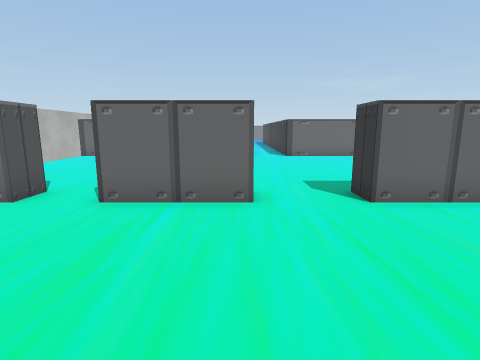
[1] (above)

18 first-person views from a walk through a scene from a Unity 3-D project. The camera is 1.4 m above the floor, tilts 10° down and sees 80° across. The floor is counted in squares, 1 m on a side. Each view is taken from the middle of a square. On the plan, view 1 faces up. The plan holds only what a view shows up to about 14 squares ahead; the rest is blank. The place goes on beyond the plan. The player character is not drawn. Some animated figures are left out. Some surface patterns are stand-ins.

[2]
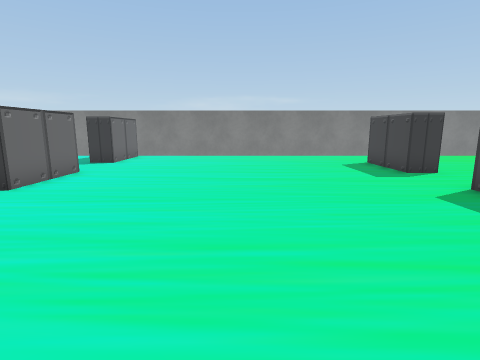

[3]
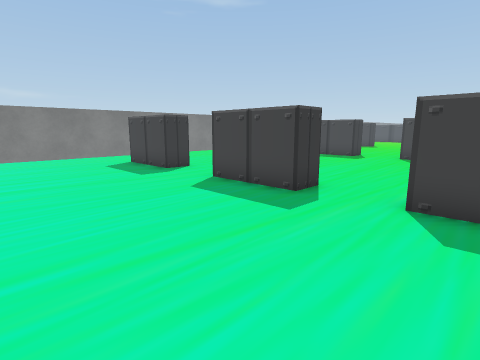

[4]
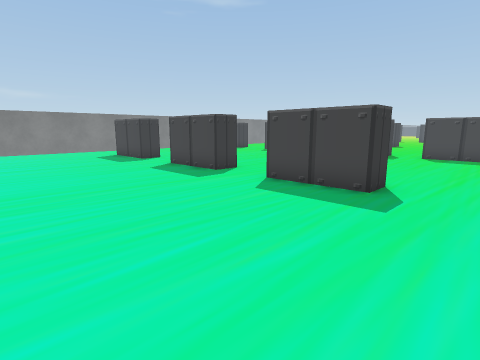

[5]
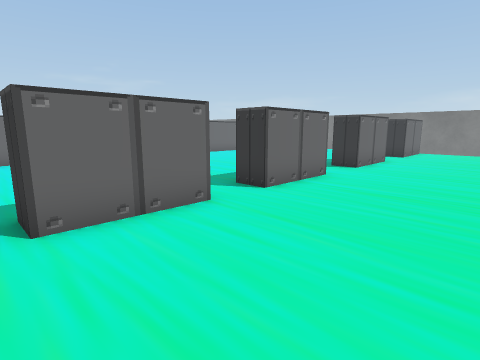

[6]
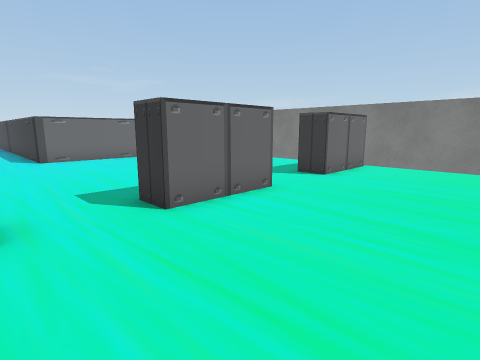

[7]
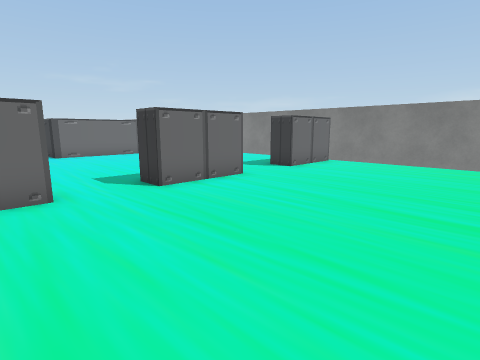

[8]
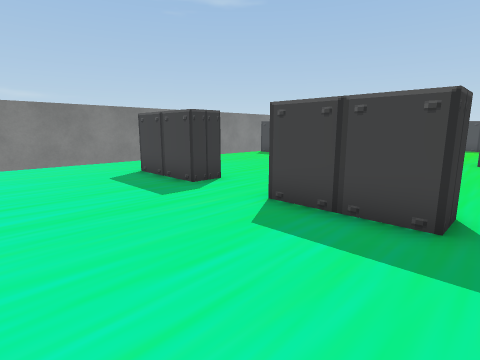

[9]
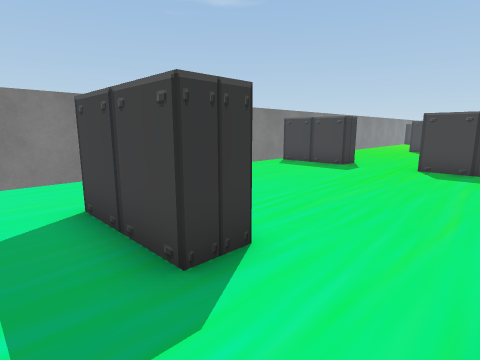

[10]
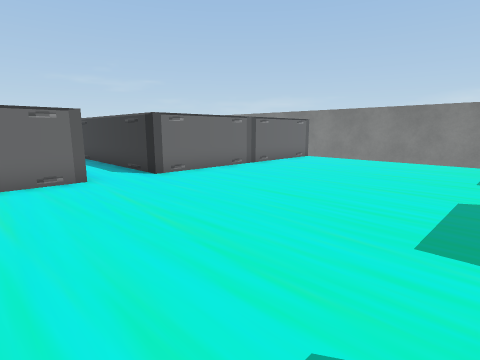

[11]
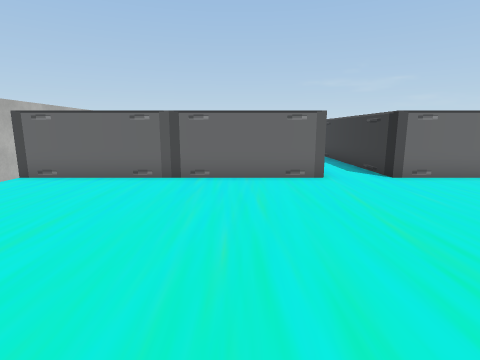

[12]
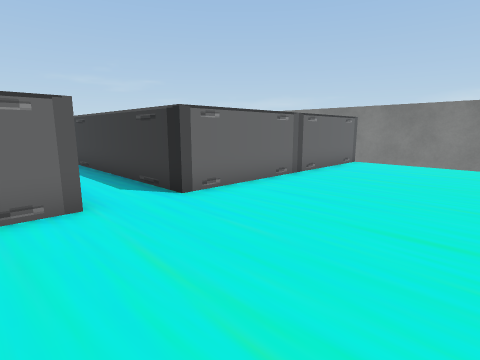

[13]
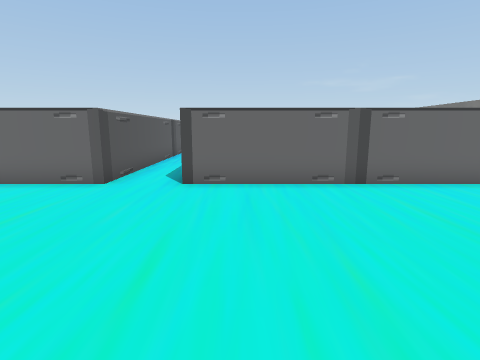

[14]
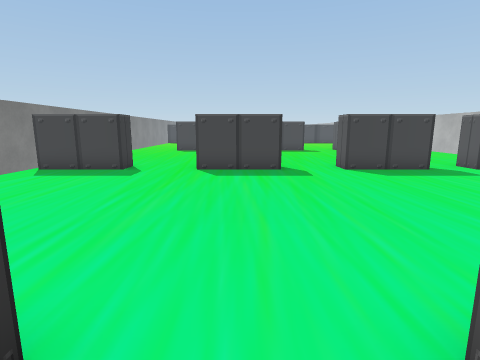

[15]
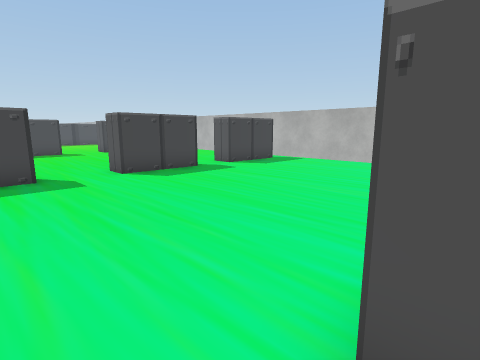

[16]
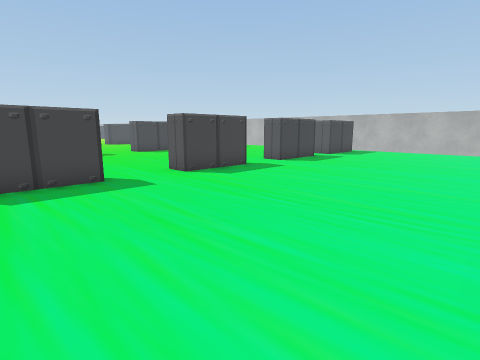

[17]
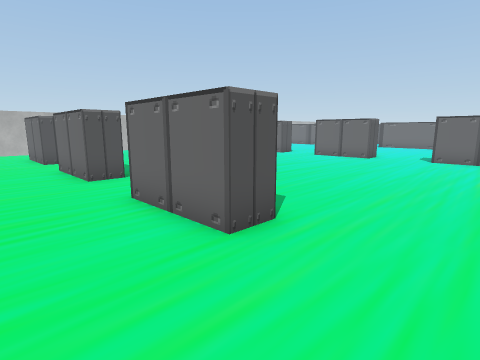

[18]
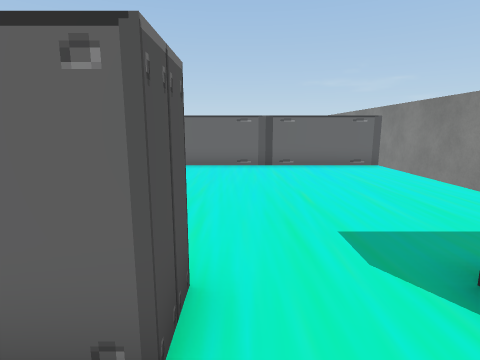

### Floor plan
Points are (right, up) in squares from view 1. A wall is a line through its corners. A room is listed if a view was taken in it or the views show most of it. See-through windows are left out.
Room 1 (views 1, 2, 3, 4, 5, 6, 7, 8, 9, 14, 15, 16, 18)
walls: (0.4, 5.4) (-2.7, 5.4); (5.5, 5.4) (2.5, 5.4); (-0.3, -6.5) (-0.3, -5.5) (2.7, -5.5) (2.7, -6.5); (5.3, -6.5) (5.3, -5.5) (8.3, -5.5) (8.3, -6.5); (-2.6, -5.9) (-2.6, -6.5); (-4.4, 5.4) (-7.4, 5.4); (-5.6, -6.5) (-5.6, -5.5) (-2.5, -5.5); (11.2, 5.4) (8.2, 5.4)
ways out: opening at (-8, 6) to room 2; opening at (-3.5, 6) to room 2; opening at (1.5, 6) to room 2; opening at (7, 6) to room 2; opening at (-7, -6.7) to room 3; opening at (-1.5, -6) to room 3; opening at (4, -6.3) to room 3; opening at (10, -6.7) to room 3
Room 2 (views 10, 11, 12, 13)
walls: (2.5, 5.4) (2.5, 6.5); (5.5, 6.5) (5.5, 5.4); (-2.7, 5.4) (-2.7, 6.5); (-4.4, 6.5) (-4.4, 5.4); (8.2, 5.4) (8.2, 6.5); (-7.4, 5.4) (-7.4, 6.5); (0.5, 21.5) (0.5, 15.3) (-8.5, 15.3); (11.6, 15.3) (2.5, 15.3) (2.5, 21.5)
ways out: opening at (-8, 6) to room 1; opening at (-3.5, 6) to room 1; opening at (1.5, 6) to room 1; opening at (7, 6) to room 1
Room 3 (view 17)
walls: (2.5, -15.1) (5.5, -15.1) (5.5, -15.5); (2.7, -6.5) (-0.3, -6.5); (-2.8, -15.1) (0.3, -15.1) (0.3, -15.5); (-2.6, -6.5) (-5.6, -6.5); (8.2, -15.5) (8.2, -15.1) (11.2, -15.1); (8.3, -6.5) (5.3, -6.5); (-7.1, -15.1) (-4.4, -15.1) (-4.4, -15.5)
ways out: opening at (-7, -6.7) to room 1; opening at (-1.5, -6) to room 1; opening at (4, -6.3) to room 1; opening at (10, -6.7) to room 1

Where each view was taken, in squares from view 1:
view 1: 0 up, 0 right, facing up
view 2: 0 up, 4 left, facing right
view 3: 0 up, 4 left, facing down-right
view 4: 1 up, 8 left, facing down-right
view 5: 1 up, 8 left, facing up-right
view 6: 1 up, 0 right, facing up-right
view 7: 1 down, 1 left, facing up-right
view 8: 1 down, 1 left, facing down-right
view 9: 4 down, 3 right, facing down-right
view 10: 7 up, 2 left, facing up-right
view 11: 7 up, 2 left, facing up
view 12: 10 up, 1 left, facing up-right
view 13: 8 up, 4 right, facing up
view 14: 5 down, 4 right, facing down
view 15: 6 down, 4 right, facing down-left
view 16: 7 down, 11 right, facing down-left
view 17: 9 down, 11 right, facing up-left
view 18: 4 up, 6 right, facing up
